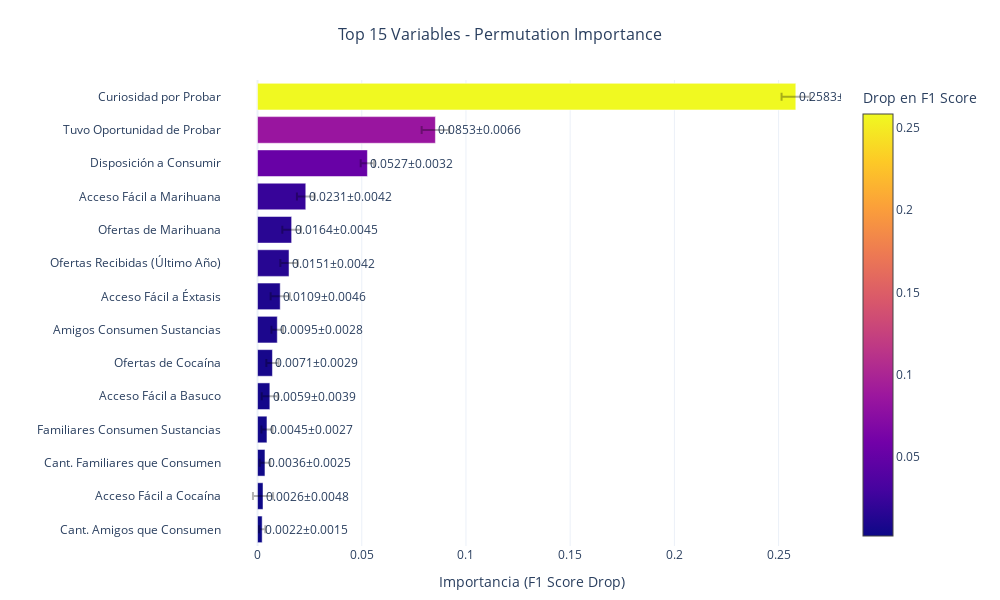

Source (notebook cell):
### Markdown cell above
## 4. Permutation Importance

### Code cell
# Permutation Importance (más robusto)
print("Calculando Permutation Importance...")
perm_importance = permutation_importance(
    modelo_rf, X_test, y_test, 
    n_repeats=5, 
    random_state=42,
    scoring='f1'
)

# Crear DataFrame
perm_df = pd.DataFrame({
    'feature': feature_names,
    'readable_name': [get_readable_feature_name(f) for f in feature_names],
    'importance_mean': perm_importance.importances_mean,
    'importance_std': perm_importance.importances_std
}).sort_values('importance_mean', ascending=False)

# Mostrar top 10
print("\nTOP 10 VARIABLES - PERMUTATION IMPORTANCE:")
print("="*55)
for i, row in perm_df.head(10).iterrows():
    print(f"{i+1:2d}. {row['readable_name']:<35} {row['importance_mean']:.4f} ± {row['importance_std']:.4f}")

# Gráfico con barras de error usando Plotly
top_15 = perm_df.head(15)

fig = go.Figure()

fig.add_trace(go.Bar(
    x=top_15['importance_mean'],
    y=top_15['readable_name'],
    orientation='h',
    error_x=dict(
        type='data',
        array=top_15['importance_std'],
        visible=True,
        color='rgba(0,0,0,0.3)',
        thickness=2
    ),
    marker=dict(
        color=top_15['importance_mean'],
        colorscale='Plasma',
        showscale=True,
        colorbar=dict(title="Drop en F1 Score")
    ),
    text=[f"{mean:.4f}±{std:.4f}" for mean, std in zip(top_15['importance_mean'], top_15['importance_std'])],
    textposition='outside',
    hovertemplate='<b>%{y}</b><br>Drop F1: %{x:.4f}<br>Std: %{error_x.array:.4f}<extra></extra>'
))

fig.update_layout(
    title={
        'text': 'Top 15 Variables - Permutation Importance',
        'x': 0.5,
        'xanchor': 'center',
        'font': {'size': 16}
    },
    xaxis_title='Importancia (F1 Score Drop)',
    yaxis_title='',
    height=600,
    width=1000,
    yaxis={'categoryorder': 'total ascending'},
    template='plotly_white',
    margin=dict(l=200, r=100, t=80, b=50)
)

fig.show()

### Figure 1 — Plotly figure (JSON) as saved in the notebook; plotly's stock layout.template omitted (floating-point values rounded to 4 significant figures)
{"data": [{"error_x": {"array": [0.006832, 0.006592, 0.003219, 0.004238, 0.004463, 0.004153, 0.004582, 0.002785, 0.002917, 0.003879, 0.002652, 0.002511, 0.004835, 0.001508], "color": "rgba(0,0,0,0.3)", "thickness": 2, "type": "data", "visible": true}, "hovertemplate": "<b>%{y}</b><br>Drop F1: %{x:.4f}<br>Std: %{error_x.array:.4f}<extra></extra>", "marker": {"color": [0.2583, 0.08534, 0.05272, 0.02314, 0.01636, 0.0151, 0.01088, 0.009474, 0.007147, 0.005899, 0.004518, 0.00356, 0.002632, 0.002218], "colorbar": {"title": {"text": "Drop en F1 Score"}}, "colorscale": [[0, "#0d0887"], [0.1111, "#46039f"], [0.2222, "#7201a8"], [0.3333, "#9c179e"], [0.4444, "#bd3786"], [0.5556, "#d8576b"], [0.6667, "#ed7953"], [0.7778, "#fb9f3a"], [0.8889, "#fdca26"], [1, "#f0f921"]], "showscale": true}, "orientation": "h", "text": ["0.2583±0.0068", "0.0853±0.0066", "0.0527±0.0032", "0.0231±0.0042", "0.0164±0.0045", "0.0151±0.0042", "0.0109±0.0046", "0.0095±0.0028", "0.0071±0.0029", "0.0059±0.0039", "0.0045±0.0027", "0.0036±0.0025", "0.0026±0.0048", "0.0022±0.0015"], "textposition": "outside", "type": "bar", "x": [0.2583, 0.08534, 0.05272, 0.02314, 0.01636, 0.0151, 0.01088, 0.009474, 0.007147, 0.005899, 0.004518, 0.00356, 0.002632, 0.002218], "y": ["Curiosidad por Probar", "Tuvo Oportunidad de Probar", "Disposición a Consumir", "Acceso Fácil a Marihuana", "Ofertas de Marihuana", "Ofertas Recibidas (Último Año)", "Acceso Fácil a Éxtasis", "Amigos Consumen Sustancias", "Ofertas de Cocaína", "Acceso Fácil a Basuco", "Familiares Consumen Sustancias", "Cant. Familiares que Consumen", "Acceso Fácil a Cocaína", "Cant. Amigos que Consumen"]}], "layout": {"height": 600, "margin": {"b": 50, "l": 200, "r": 100, "t": 80}, "title": {"font": {"size": 16}, "text": "Top 15 Variables - Permutation Importance", "x": 0.5, "xanchor": "center"}, "width": 1000, "xaxis": {"title": {"text": "Importancia (F1 Score Drop)"}}, "yaxis": {"categoryorder": "total ascending", "title": {"text": ""}}}}
